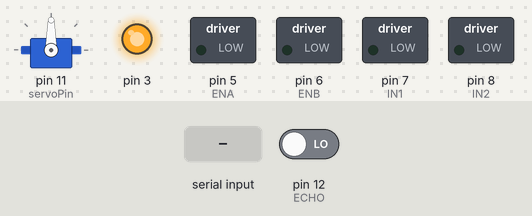
Simulated run of this sketch. Board: Arduino Uno, built with avr-gcc and run on an emulated ATmega328P. Parts: servo, switched loads named in the sketch (green lamp = pin HIGH), output pins drawn as LEDs (lit = HIGH). Inputs (shaded band) come from the test bench; at power-on: pin 12 (ECHO) LOW. Pins used as bus, display or sensor lines are not drawn; what the sketch prints to the serial monitor is not drawn.

Above: at 1.2 s.
1.3 s: "auto\n" received over Serial
At 1.38 s:
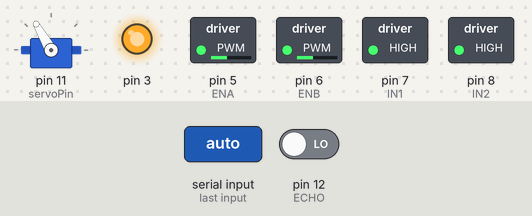
4.3 s: "manual\n" received over Serial
At 4.6 s:
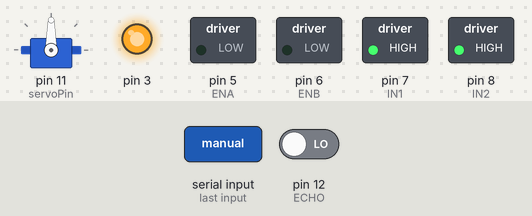
5.8 s: "forward\n" received over Serial
At 6.9 s:
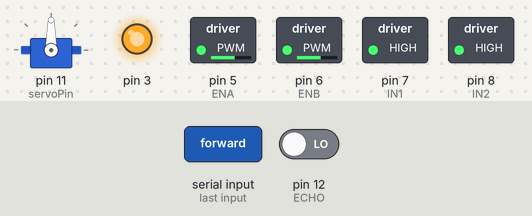
7.3 s: "left\n" received over Serial
At 8.2 s:
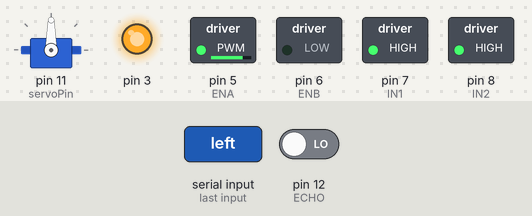
8.8 s: "right\n" received over Serial
At 9.3 s:
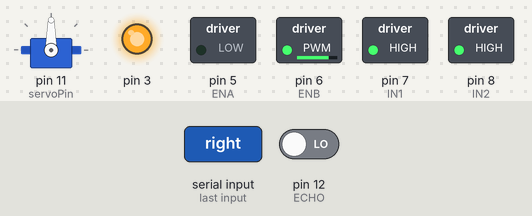
10.3 s: "backward\n" received over Serial
At 11.7 s:
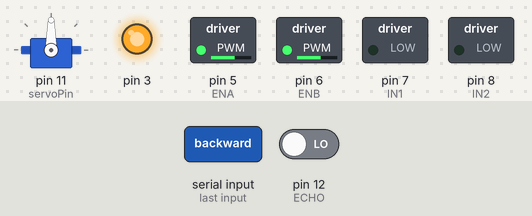
Timing chart, 0 to 12.8 s (numbered marks = the images above; inputs shaded):
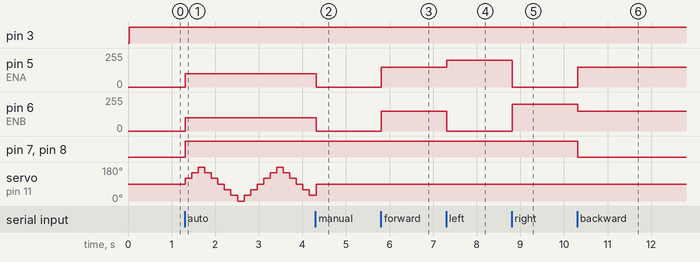

The sketch:

sentinel_v3.ino
```cpp
/***
* Shyam Kishan
* sentinel_v3.ino
* Implemented a reactive obstacle-avoidance system with directional sampling and decision logic.
* This implementation has both manual and automatic modes, where the manual mode can be controlled from a web app.
***/

#include <Servo.h>
#include <stdio.h>
#include <stdbool.h>

// RIGHT Motor Pins
const int ENA = 5;      // this value directly changes speed of 2 right wheels (0 to 255)
const int IN1 = 7;      // this value changes the direction of 2 right wheels spinning (HIGH == FORWARD, LOW == BACKWARD)

// LEFT Motor Pins
const int ENB = 6;      // this value directly changes the speed of 2 left wheels (0 to 255)
const int IN2 = 8;      // this value changes the direction of 2 left wheels spinning (HIGH == FORWARD, LOW == BACKWARD)

// Ultronsonic Sensor Pins
const int TRIG = 13;
const int ECHO = 12;
const int OBSTACLE_DISTANCE = 40;

// Servo Motor Pin
const int servoPin = 11;
Servo myServo;
int pos = 0;

// Constants for turning Sentinel
float LEFT_TURN_TIME = 1746.875;
float RIGHT_TURN_TIME = 1900;

// Time Tracking Variables
unsigned long current_time;
unsigned long lastPrintTime, lastServoMoveTime, lastScanTime, rightTurnTime, leftTurnTime, lastDecisionTime = 0;

int angle = 90;
int step = 30;
int leftDist, rightDist, frontDist;
bool turning = false;


bool check_time(unsigned long &prevTime, const unsigned long interval) {
  if (current_time - prevTime >= interval) {
    prevTime = current_time;
    return true;
  }
  return false;
}

// drive_forward()
// Makes robot drive forward at a specifc speed, given by parameter `speed`.
void drive_forward(int speed) {
  // RIGHT Motors
  digitalWrite(IN1, HIGH);
  analogWrite(ENA, speed); // Speed: 0 (Off) to 255 (Max)

  // LEFT Motors
  digitalWrite(IN2, HIGH);
  analogWrite(ENB, speed); // Speed: 0 (Off) to 255 (Max)
}

// drive_backward()
// Makes robot drive backward at a specific speed, given by parameter `speed`.
void drive_backward(int speed) {
  // RIGHT Motors
  digitalWrite(IN1, LOW);
  analogWrite(ENA, speed); // Speed: 0 (Off) to 255 (Max)

  // LEFT Motors
  digitalWrite(IN2, LOW);
  analogWrite(ENB, speed); // Speed: 0 (Off) to 255 (Max)
}

// turn_right()
// Makes robot turn right at the parameter `deg` degrees.
void turn_right(int deg) {
  // RIGHT Motors
  digitalWrite(IN1, LOW);
  analogWrite(ENA, 150);        // Speed: 0 (Off) to 255 (Max)

  // LEFT Motors
  digitalWrite(IN2, HIGH);
  analogWrite(ENB, 150);        // Speed: 0 (Off) to 255 (Max)

  float time_to_delay = (RIGHT_TURN_TIME / 360.0) * deg;
  if (check_time(rightTurnTime, time_to_delay)) {
    stop();
  }

}

// turn_left()
// Makes robot turn left at the parameter `deg` degrees.
void turn_left(int deg) {
  // RIGHT Motors
  digitalWrite(IN1, HIGH);
  analogWrite(ENA, 150);        // Speed: 0 (Off) to 255 (Max)

  // LEFT Motors
  digitalWrite(IN2, LOW);
  analogWrite(ENB, 150); // Speed: 0 (Off) to 255 (Max)

  float time_to_delay = (LEFT_TURN_TIME / 360.0) * deg;
  if (check_time(leftTurnTime, time_to_delay)) {
    stop();
  }
}

// stop()
// Makes robot stop moving completely.
void stop() {
  analogWrite(ENA, 0);
  analogWrite(ENB, 0);
}

// getDistance()
// Uses the Ultrasonic Sensor to measure the distance between the robot and an obstacle in front of it.
// returns the distance measured in cm.
float getDistance() {
  float duration, distance;
  digitalWrite(TRIG, LOW);
  delayMicroseconds(2);
  digitalWrite(TRIG, HIGH);
  delayMicroseconds(10);

  duration = pulseIn(ECHO, HIGH, 30000);
  distance = (duration * 0.0343) / 2;
  return distance;
}


// getStableDistance()
// Uses the getDistance() method multiple times within a specific time to filter garbage values read from the Ultrasonic sensor.
// returns the average distance measured in cm.
float getStableDistance(){
  float d = getDistance();
  if (d > 2 && d < 300) {
    return d;
  }

  return 999;
}

void drive_arc(int leftSpeed, int rightSpeed){
  // RIGHT Motors
  digitalWrite(IN1, HIGH);
  analogWrite(ENA, leftSpeed); // Speed: 0 (Off) to 255 (Max)

  // LEFT Motors
  digitalWrite(IN2, HIGH);
  analogWrite(ENB, rightSpeed); // Speed: 0 (Off) to 255 (Max)
}

float* updateScanRecord(float distances[19], float recordedDistance) {
  if (angle >= 0 && angle <= 180) {
    int distanceIndex = angle / 10;
    distances[distanceIndex] = recordedDistance;
    return distances;
  }
}

void setup() {
  // Set all motor control pins as outputs
  pinMode(ENA, OUTPUT);
  pinMode(ENB, OUTPUT);
  pinMode(IN1, OUTPUT);
  pinMode(IN2, OUTPUT);
  pinMode(3, OUTPUT);

  // Set Ultrasonic Sensor Pins accordingly
  pinMode(TRIG, OUTPUT);
  pinMode(ECHO, INPUT);

  // Set Servo Motor accordingly
  myServo.attach(servoPin);
  myServo.write(90);

  Serial.begin(115200);
}

float frontEMA = getStableDistance();
float leftEMA = frontEMA;
float rightEMA = frontEMA;
float alpha = 0.9;
int dangerCount = 0;
bool leftReady, rightReady, frontReady = false;
bool auto_mode = false;
String cmd = "";
float distance = 0;

// autoMode()
// Sentinel follows this algorithm to avoid obstacles that are in its path.
void autoMode () {
  if (!auto_mode) {
    return;
  }

  int speed = 100;
  if (frontEMA < OBSTACLE_DISTANCE && !turning) {
    // Serial.println("Driving Backward");
    drive_backward(50);
  } else if (leftEMA < OBSTACLE_DISTANCE && rightEMA > leftEMA) {
      // Serial.println("Turning Right");
      turning = true;
      drive_arc(100, 0);
  } else if (rightEMA < OBSTACLE_DISTANCE && leftEMA > rightEMA) {
      // Serial.println("Turning Left");
      turning = true;
      drive_arc(0, 100);
  } else {
      // Serial.println("Driving Forward");
      turning = false;
      drive_forward(speed);
  }
}

// manualMode()
// takes paramater `cmd` and moves the robot in the direction/mode `cmd` tells it.
void manualMode (String cmd) {
  if      (cmd == "forward") {
    // Serial.println("Manual forward");
    drive_forward(150);
  }
  else if (cmd == "left") {
    // Serial.println("Manual left");
    drive_arc(200, 0);
  }
  else if (cmd == "right") {
    // Serial.println("Manual right");
    drive_arc(0, 200);
  }
  else if (cmd == "stop") {
    // Serial.println("Manual stop");
    stop();
  }
  else if (cmd == "backward") {
    // Serial.println("Manual backward");
    drive_backward(150);
  }
}

void loop(){
  digitalWrite(3, HIGH);
  current_time = millis();

  // Check to see if Python Script gave any input to Arduino
  if (Serial.available()) {
    cmd = Serial.readStringUntil('\n');
    if (cmd == "auto") auto_mode = true;
    if (cmd == "manual") {
      auto_mode = false;
      stop();
    }
  }

  if (auto_mode) {
    autoMode();
    // makes the Servo move from 0º to 180º
    if (check_time(lastServoMoveTime, 150)) {
        angle += step;
        if (angle >= 180 || angle <= 0) step = -step;
        myServo.write(angle);
    }
  } else {
    manualMode(cmd);
    myServo.write(90);
  }

  if (check_time(lastScanTime, 50)) {
    distance = getStableDistance();
  }

  if (angle <= 70) {
    leftDist = distance;
    leftEMA  = alpha * leftDist  + (1 - alpha) * leftEMA;
    leftReady = true;
  } else if (angle >= 110) {
    rightDist = distance;
    rightEMA = alpha * rightDist + (1 - alpha) * rightEMA;
    rightReady = true;
  } else {
    frontDist = distance;
    frontEMA = alpha * frontDist + (1 - alpha) * frontEMA;
    frontReady = true;
  }

  if (check_time(lastPrintTime, 100)) {
    Serial.write(0xAA);
    Serial.write(0x55);
    Serial.write((uint8_t*)&distance, 4);

  }
}
```

Measured:
- after the input at 4.3 s, pin 5 (ENA), pin 6 (ENB): 100/255 → 0/255 at once
- after the input at 5.8 s, pin 5 (ENA), pin 6 (ENB): 0/255 → 150/255 at once
- after the input at 7.3 s, pin 5 (ENA): 150/255 → 200/255 at once; pin 6 (ENB): 150/255 → 0/255 at once
- after the input at 8.8 s, pin 5 (ENA): 200/255 → 0/255 at once; pin 6 (ENB): 0/255 → 200/255 at once
- after the input at 10.3 s, pin 5 (ENA): 0/255 → 150/255 at once; pin 6 (ENB): 200/255 → 150/255 at once; pin 7 (IN1), pin 8 (IN2): HIGH → LOW at once
